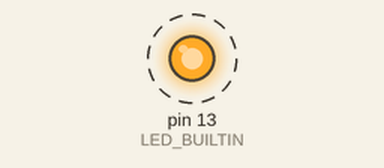
A sketch run on a simulated Arduino Uno, built with avr-gcc and run on an emulated ATmega328P. Parts: output pins drawn as LEDs (lit = HIGH). Dashed ring = blinking. What the sketch prints to the serial monitor is not drawn.

Above: at 0.5 s.
Timing chart, 0 to 4.6 s (numbered marks = the images above):
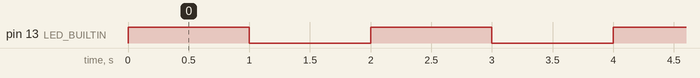

Measured:
- by itself, pin 13 (LED_BUILTIN): alternates HIGH for 1.0 s and LOW for 1.0 s

The sketch:

Blink1.ino
```cpp
// Visual Micro is in vMicro>General>Tutorial Mode
//
/*
    Name:       Blink.ino
    Created:	14/03/2021 12:14:59
    Author:     Juan Bustos
*/

// Define User Types below here or use a .h file
//


// Define Function Prototypes that use User Types below here or use a .h file
//


// Define Functions below here or use other .ino or cpp files
//

// The setup() function runs once each time the micro-controller starts
void setup()
{
    // initialize digital pin LED_BUILTIN as an output.
    pinMode(LED_BUILTIN, OUTPUT);
    Serial.begin(9600);

    sayHello();
}

// Add the main program code into the continuous loop() function
void loop()
{
    digitalWrite(LED_BUILTIN, HIGH);   // turn the LED on (HIGH is the voltage level)
    delay(1000);                       // wait for a second
    digitalWrite(LED_BUILTIN, LOW);    // turn the LED off by making the voltage LOW
    delay(1000);                       // wait for a second
}

void sayHello() {
    Serial.println("Hello World");
}
```
